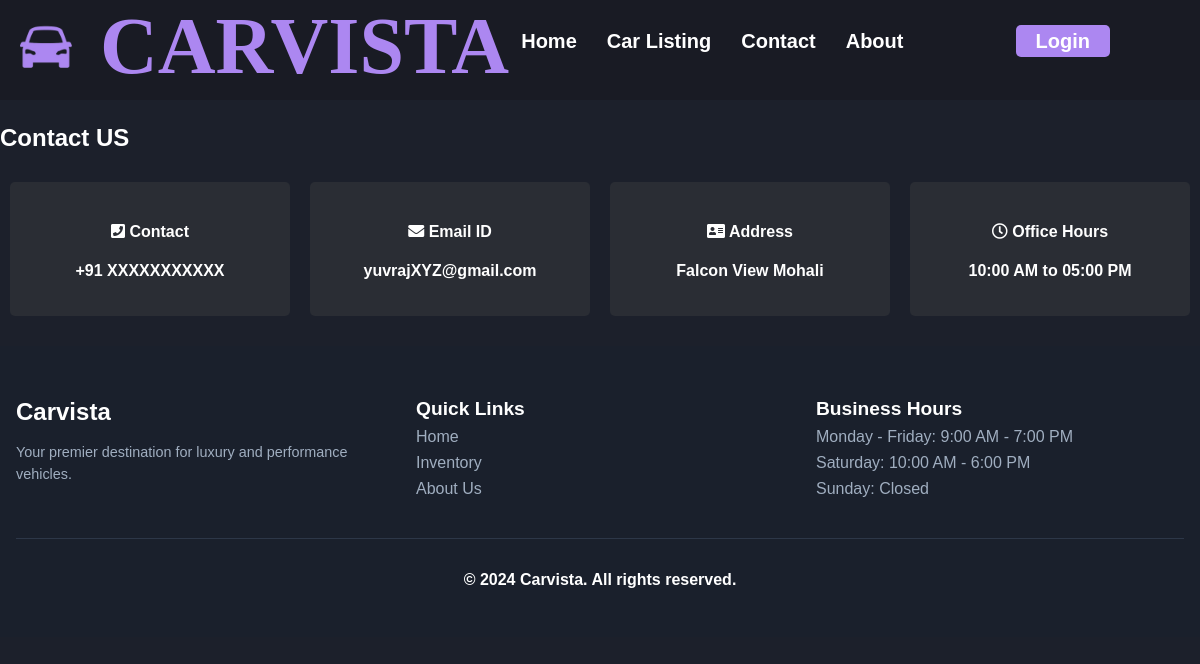
Page /contact/ on the committed database.
### car/models.py (models this page shows, shortened)
class Contact(models.Model):
    contact=models.CharField(max_length=100,null=True)
    office_time=models.CharField(max_length=100,null=True)
    address = models.CharField(max_length=100,null=True)
    email = models.CharField(max_length=100,null=True)

### car/views.py (the view)
# urls.py: path('contact/',Contact1,name='contact'),
def Contact1(request):
    data = Contact.objects.get(id=1)
    d = {'data': data}
    return render(request, 'contact.html',d)

### car/templates/contact.html (shortened to what this page needs)
{% extends 'navigation.html' %}
{% load static %}
{% block content %}
<link rel="stylesheet" href="https://use.fontawesome.com/releases/v5.6.3/css/all.css">
<div class="container" style="margin-top: 2%;">
    <h2 class="text-left" style="font-weight: bold;">Contact US</h2>
    <div class="flex-container">
        <div class="prjdiv">
            <h4><i class="fas fa-phone-square"></i> Contact</h4>
            <p style="font-weight: bold;">+91 {{ data.contact }}</p>
        </div>
        <div class="prjdiv">
            <h4><i class="fas fa-envelope"></i> Email ID</h4>
            <p style="font-weight: bold;">{{ data.email }}</p>
        </div>
        <div class="prjdiv">
            <h4><i class="fas fa-address-card"></i> Address</h4>
            <p style="font-weight: bold;">{{ data.address }}</p>
        </div>
        <div class="prjdiv">
            <h4><i class="far fa-clock"></i> Office Hours</h4>
            <p style="font-weight: bold;">{{ data.office_time }}</p>
        </div>
    </div>
</div>
{% endblock %}

### car/static/styles.css (style rules this page uses)
body { margin:0; padding:0; background-color: #252730; }

### car/templates/contact.html (style rules this page uses)
body { font-family: 'Poppins', sans-serif; background-color: #1C202B; color: white; }
.prjdiv { background-color: #2A2D34; padding: 20px; margin: 10px; border-radius: 5px; flex: 1; text-align: center; }
.flex-container { display: flex; flex-wrap: wrap; justify-content: space-around; }

### rows in the picture
Contact: contact "XXXXXXXXXXX", email "yuvrajXYZ@gmail.com", address "Falcon View Mohali", office_time "10:00 AM to 05:00 PM"
